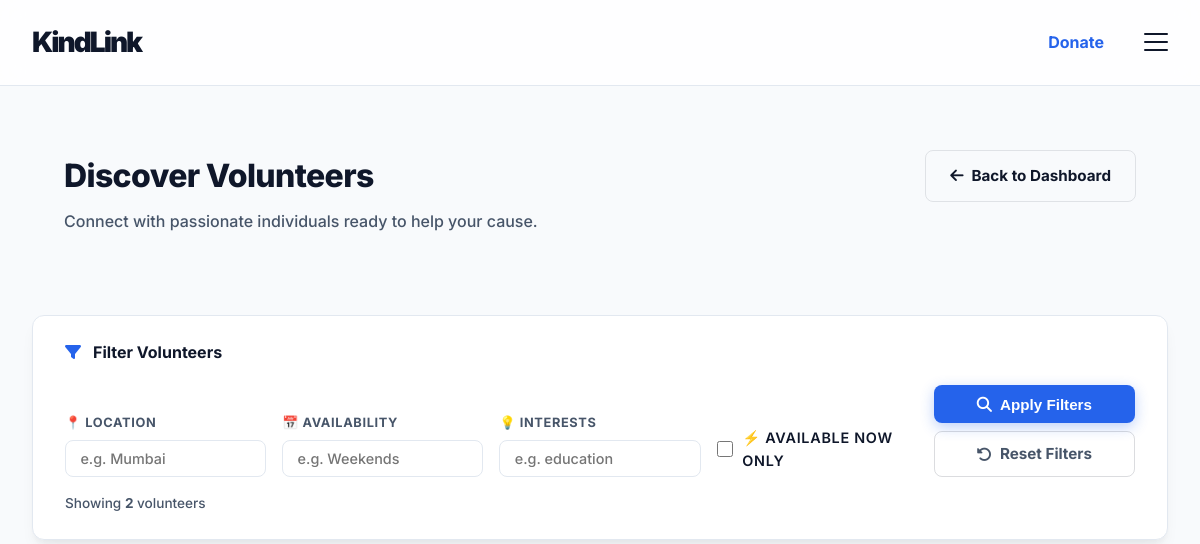
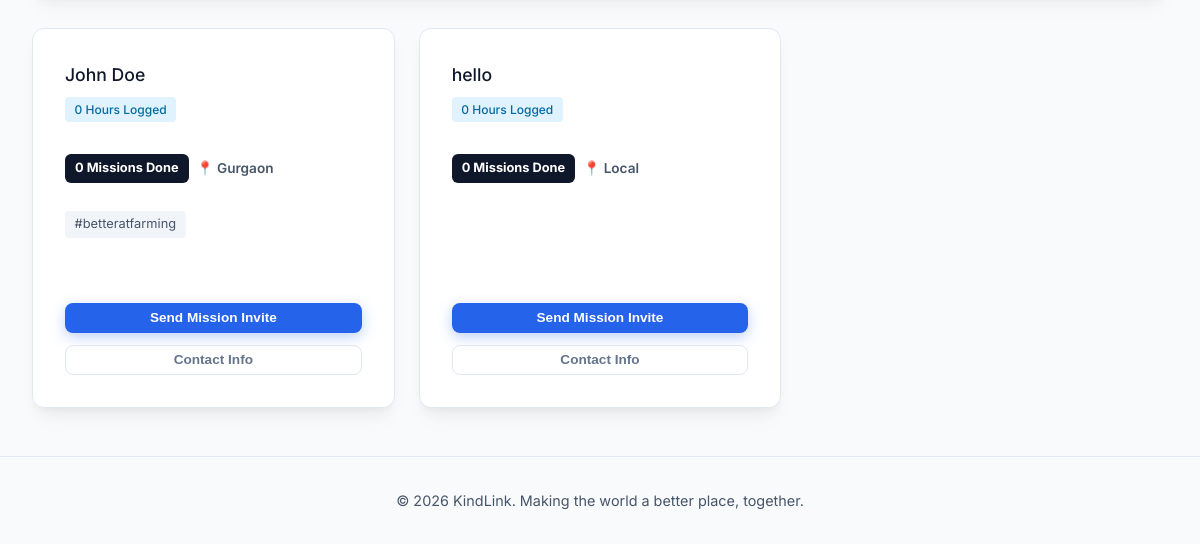
/view_volunteers (signed in), run on an earlier commit of the app's database (2 pictures, top to bottom).
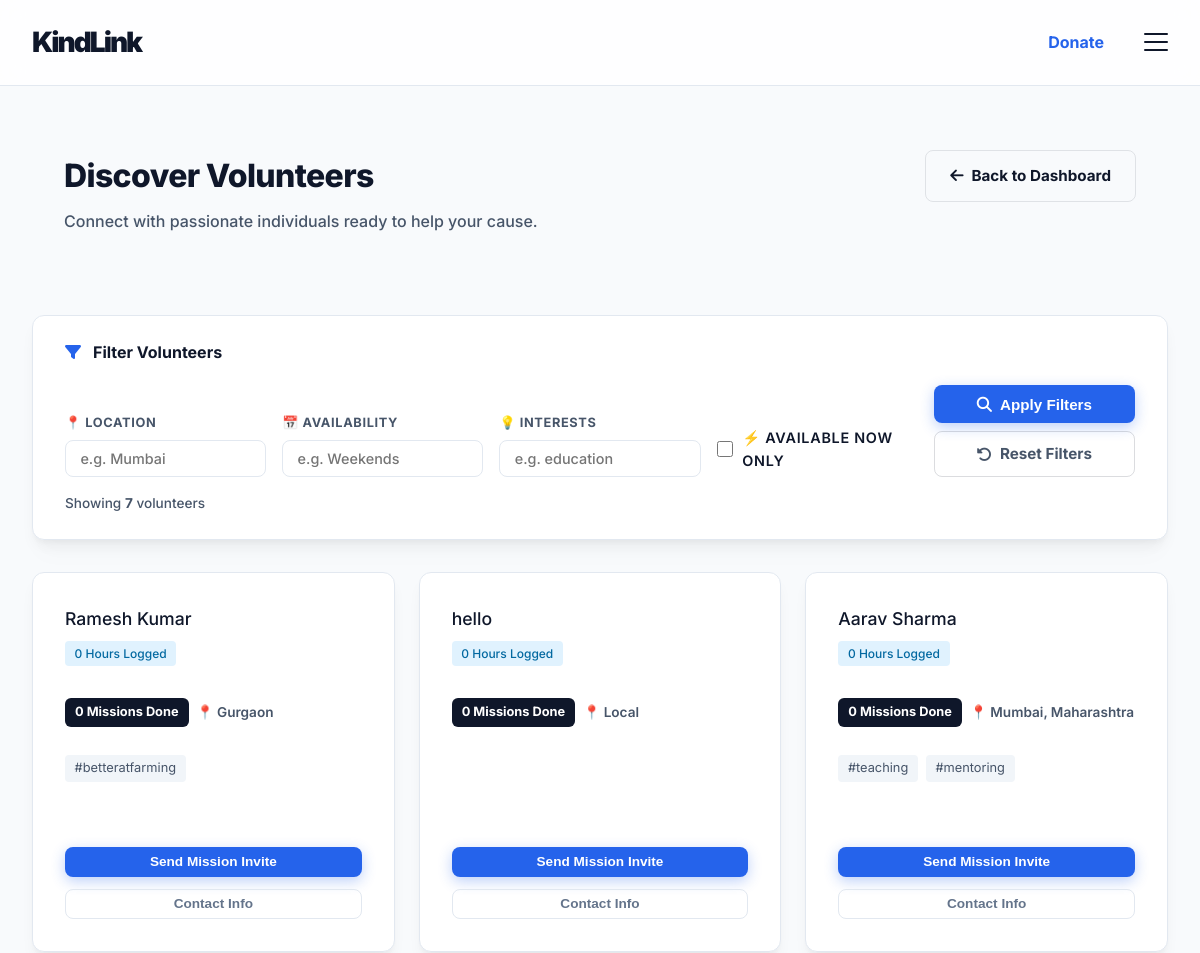
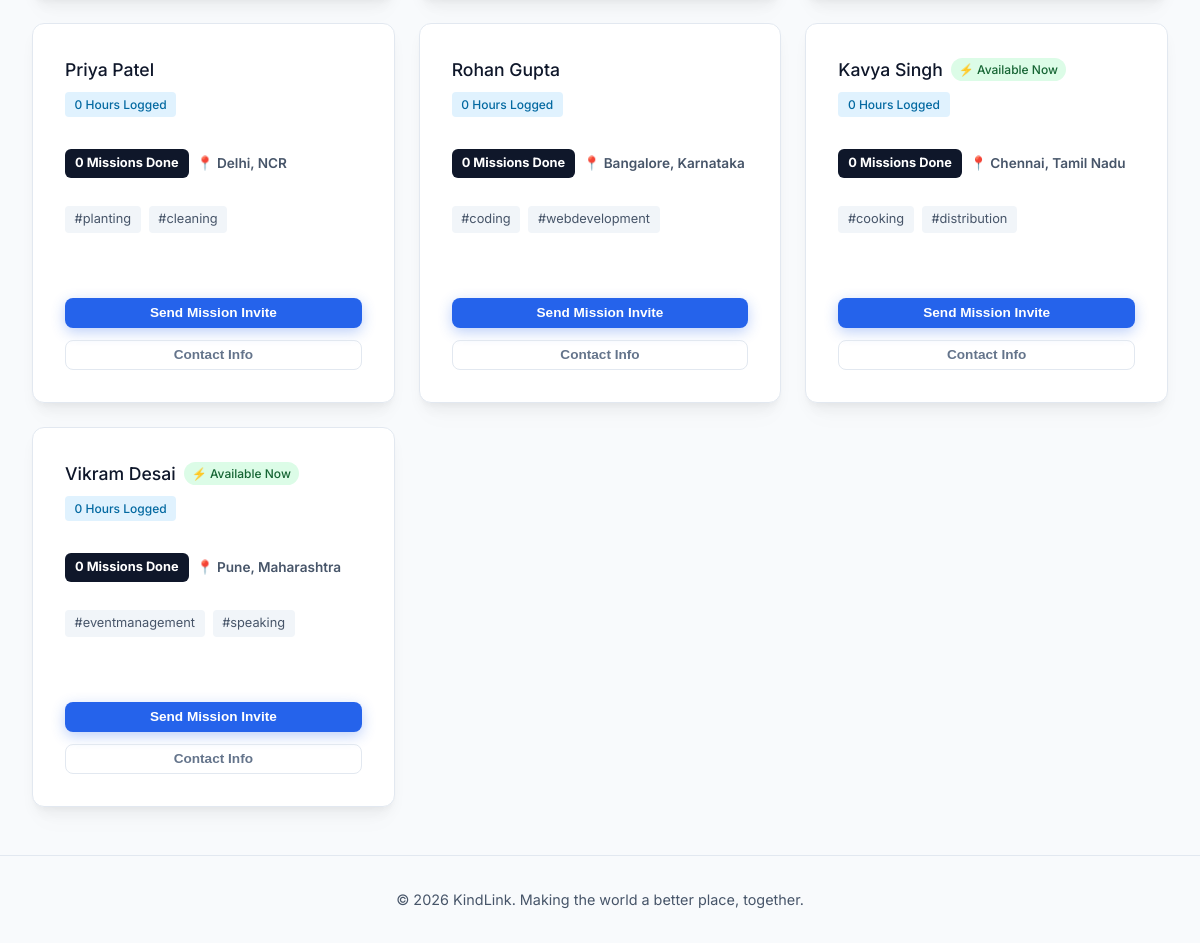
And on a later commit of the database (2 pictures, top to bottom).
### app.py (models this page shows)
class User(db.Model):
    id = db.Column(db.Integer, primary_key=True)
    role = db.Column(db.String(20), nullable=False) # 'volunteer' or 'ngo'
    name = db.Column(db.String(100), nullable=False)
    email = db.Column(db.String(120), unique=True, nullable=False)
    password = db.Column(db.String(200), nullable=False)
    mobile = db.Column(db.String(20), default='')
    hours_logged = db.Column(db.Integer, default=0)
    badges = db.Column(db.String(200), default='') # comma separated
    location = db.Column(db.String(100), default='Local')
    skills = db.Column(db.String(255), default='') # comma separated
    interests = db.Column(db.String(255), default='')
    availability = db.Column(db.String(100), default='')
    is_available_now = db.Column(db.Boolean, default=False)
    mission = db.Column(db.Text, default='')

### app.py (the view)
@app.route('/view_volunteers')
def view_volunteers():
    if 'user_id' not in session: return redirect(url_for('login'))
    user = User.query.get(session['user_id'])
    if user.role != 'ngo': return redirect(url_for('index'))
    filter_location     = request.args.get('location', '').strip().lower()
    filter_availability = request.args.get('availability', '').strip().lower()
    filter_interests    = request.args.get('interests', '').strip().lower()
    filter_available_now = request.args.get('available_now', '')
    volunteers = User.query.filter_by(role='volunteer').all()
    vol_list = []
    for vol in volunteers:
        if filter_location and filter_location not in (vol.location or '').lower():
            continue
        if filter_availability and filter_availability not in (vol.availability or '').lower():
            continue
        if filter_interests and filter_interests not in (vol.interests or '').lower():
            continue
        if filter_available_now == 'on' and not vol.is_available_now:
            continue
        missions_done = Application.query.filter_by(volunteer_id=vol.id, is_completed=True).count()
        vol_list.append({
            'user': vol,
            'missions_done': missions_done
        })
    return render_template('view_volunteers.html', volunteers=vol_list,
                           filter_location=filter_location,
                           filter_availability=filter_availability,
                           filter_interests=filter_interests,
                           filter_available_now=filter_available_now)

### templates/view_volunteers.html (shortened to what the changed rows need)
{% extends "base.html" %}
{% block content %}
<div class="container" style="padding-top: 2rem;">
    <div class="dashboard-header" style="margin-bottom: 3rem; display: flex; justify-content: space-between; align-items: flex-start; gap: 2rem; flex-wrap: wrap;">
        <div class="header-left">
            <h1 class="responsive-h1" style="font-weight: 800; letter-spacing: -0.02em; margin-bottom: 0.5rem;">Discover Volunteers</h1>
        </div>
    </div>
    <section style="margin-bottom: 2rem;">
        <form method="GET" action="{{ url_for('view_volunteers') }}" id="filterForm">
            <div class="glass-card" style="padding: 1.5rem 2rem;">
                {% if volunteers is defined %}
                <p style="margin-top: 1rem; font-size: 0.85rem; color: var(--text-secondary); font-weight: 500;">
                    Showing <strong>{{ volunteers|length }}</strong> volunteer{{ 's' if volunteers|length != 1 else '' }}
                </p>
                {% endif %}
            </div>
        </form>
    </section>
    <section class="matches-section">
        <div class="matches-grid">
            {% if volunteers %}
                {% for item in volunteers %}
                <div class="match-card glass-card hover-lift">
                    <div class="match-header">
                        <h4 style="display:flex; align-items:center; gap:0.5rem; flex-wrap:wrap; margin:0;">
                            {{ item.user.name }}
                            {% if item.user.is_available_now %}
                            <span style="font-size:0.75rem; background:#dcfce7; color:#166534; padding:2px 8px; border-radius:12px; white-space:nowrap;">⚡ Available Now</span>
                            {% endif %}
                        </h4>
                        <span class="match-score" style="font-size: 0.75rem; width: fit-content; background: #e0f2fe; color: #0369a1;">{{ item.user.hours_logged }} Hours Logged</span>
                    </div>
                    <div class="match-info-center">
                        <div style="margin-top: 0.5rem; display: flex; gap: 0.5rem; align-items: center;">
                            <span class="badge" style="background: var(--text-primary); color: white; padding: 4px 10px; border-radius: 6px; font-size: 0.8rem; font-weight: 700;">
                                {{ item.missions_done }} Missions Done
                            </span>
                            <span style="font-size: 0.85rem; color: var(--text-secondary); font-weight: 600;">📍 {{ item.user.location }}</span>
                        </div>
                        <div class="match-tags" style="margin-top: 1rem;">
                            {% for skill in item.user.skills.split(',') %}
                                {% if skill.strip() %}
                                <span class="tag">#{{ skill.strip().lower()|replace(' ', '') }}</span>
                                {% endif %}
                            {% endfor %}
                        </div>
                    </div>
                    <div class="match-actions-end">
                        <button class="btn btn-primary btn-sm btn-block"
                                data-name="{{ item.user.name }}"
                                data-email="{{ item.user.email }}"
                                onclick="sendInvite(this)">Send Mission Invite</button>
                        <button class="btn btn-outline btn-sm btn-block" style="border-color: #e2e8f0; color: #64748b;"
                                data-name="{{ item.user.name }}"
                                data-mobile="{{ item.user.mobile if item.user.mobile else 'Not provided' }}"
                                onclick="showVolunteerContact(this)">Contact Info</button>
                    </div>
                </div>
                {% endfor %}
            {% else %}
                <div class="empty-state" style="grid-column: 1 / -1; padding: 4rem;">
                    <p style="font-size: 1.1rem;">No volunteers registered on the platform yet. They're coming soon!</p>
                </div>
            {% endif %}
        </div>
    </section>
</div>
{% endblock %}

What changed in the data, as far as the page shows it:
changed User "betteratfarming": name "John Doe" → "Ramesh Kumar" (drawn); moves from the list under "John Doe" to the list under "Ramesh Kumar"
added User: user.name "Aarav Sharma", user.hours_logged "0", user.location "Mumbai, Maharashtra"
added User: user.name "Priya Patel", user.hours_logged "0", user.location "Delhi, NCR"
added User: user.name "Rohan Gupta", user.hours_logged "0", user.location "Bangalore, Karnataka"
added User: user.name "Kavya Singh", user.hours_logged "0", user.location "Chennai, Tamil Nadu"
added User: user.name "Vikram Desai", user.hours_logged "0", user.location "Pune, Maharashtra"
Also different on the page:
{{ volunteers|length }}: "2" → "7"
new list line: "Ramesh Kumar 0 Gurgaon"
new list line: "Hours Logged 0 Missions Done Send Mission Invite Contact Info"
new list line: "Hours Logged 0 Missions Done # teaching # mentoring Send Mission Invite Contact Info"
new list line: "Hours Logged 0 Missions Done # planting # cleaning Send Mission Invite Contact Info"
new list line: "Hours Logged 0 Missions Done # coding # webdevelopment Send Mission Invite Contact Info"
new list line: "⚡ Available Now Hours Logged 0 Missions Done # cooking # distribution Send Mission Invite Contact Info"
new list line: "⚡ Available Now Hours Logged 0 Missions Done # eventmanagement # speaking Send Mission Invite Contact Info"
list line gone: "John Doe 0 Gurgaon"
list line gone: "Hours Logged 0 Missions Done Send Mission Invite Contact Info"
